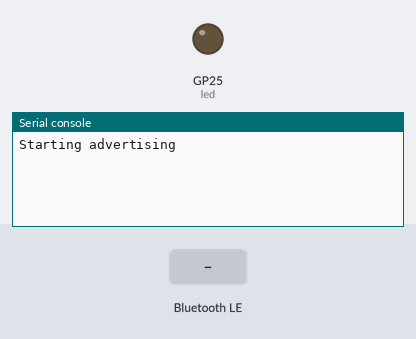
The program below on a simulated Raspberry Pi Pico running MicroPython. Parts: output pins drawn as LEDs (lit = HIGH), the last lines printed to the serial console. Inputs (shaded band) come from the test bench. Nothing arrives over Bluetooth unless stated.

Above: at 1.2 s.
1.3 s: "1" written over Bluetooth
At 2.5 s:
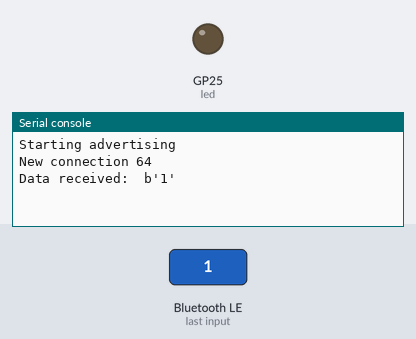
2.8 s: "on" written over Bluetooth
At 3.8 s:
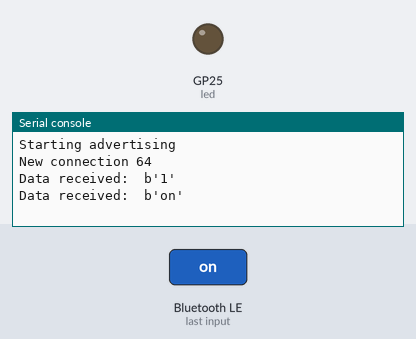
4.3 s: "off" written over Bluetooth
At 5.0 s:
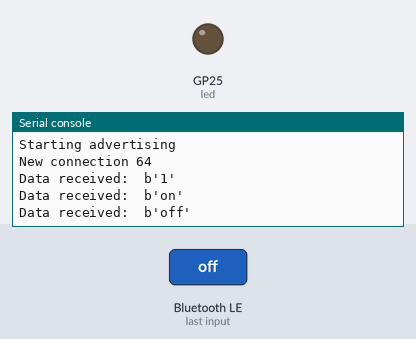

The program:

LED_Bluetooth.py
```python
from machine import Pin
import bluetooth
from ble_simple_peripheral import BLESimplePeripheral

# Create a Bluetooth Low Energy (BLE) object
ble = bluetooth.BLE()

# Create an instance of the BLESimplePeripheral class with the BLE object
sp = BLESimplePeripheral(ble)

# Create a Pin object for the onboard LED, configure it as an output
led = machine.Pin("LED", machine.Pin.OUT)

# Initialize the LED state to 0 (off)
led_state = 0

# Define a callback function to handle received data
def on_rx(data):
    print("Data received: ", data)  # Print the received data
    global led_state  # Access the global variable led_state
    if data == b'toggle\r\n':  # Check if the received data is "toggle"
        led.value(not led_state)  # Toggle the LED state (on/off)
        led_state = 1 - led_state  # Update the LED state

# Start an infinite loop
while True:
    if sp.is_connected():  # Check if a BLE connection is established
        sp.on_write(on_rx)  # Set the callback function for data reception
```

Measured:
- after the input at 1.3 s, the serial console: prints a new line at once (image 1)
- after the input at 2.8 s, the serial console: prints a new line after 0.06 s (image 2)
- after the input at 4.3 s, the serial console: prints a new line after 0.06 s (image 3)
